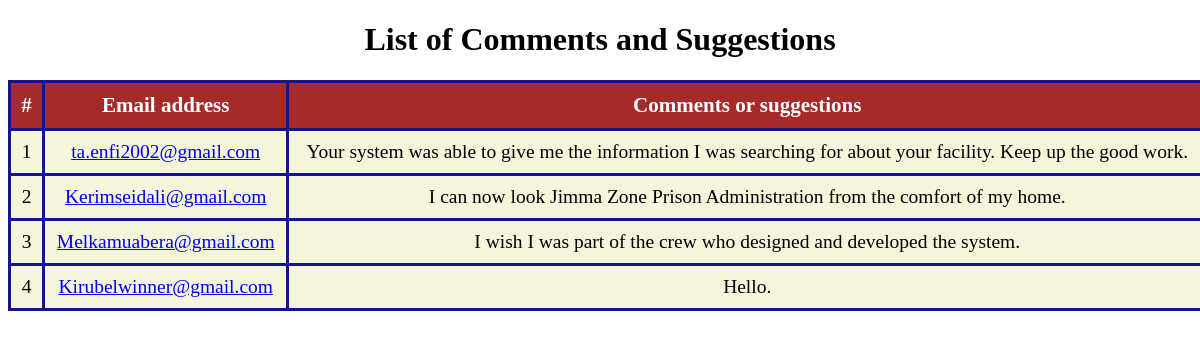
The app's page /backend/checkcomment.php with its own data.
### tables this page shows
CREATE TABLE `comments` (
  `#` int(11) NOT NULL,
  `email_address` varchar(60) NOT NULL,
  `comments` varchar(1500) NOT NULL
);

### backend/checkcomment.php (the view, shortened to what this page needs)
<!DOCTYPE html>
<html lang="en">
<head>
</head>
<body>
    <h1>List of Comments and Suggestions</h1>
    <table>
        <tr>
            <th>#</th>
            <th>Email address</th>
            <th>Comments or suggestions</th>
        </tr>
        <?php
        include 'connection.php';
        $mark = "SELECT * FROM comments";
        $contain = mysqli_query($con, $mark);
        while ($watch = mysqli_fetch_assoc($contain)) {
            $no = $watch['#'];
            $em = $watch['email_address'];
            $com = $watch['comments'];
            echo '
            <tr>
                <td>' . $no . '</td>
                <td><a href="mailto:' . $em . '">' . $em . '</a></td>
                <td>' . $com . '</td>
            </tr>';
        }
        ?>
    </table>
</body>
</html>

### backend/checkcomment.php (style rules this page uses)
h1 { text-align: center; }
table { margin-left: auto; margin-right: auto; text-align: center; width: 1200px; }
table, th, td { border: 3px solid rgb(20, 20, 140); border-collapse: collapse; }
th, td { padding: 10px; }
th { font-size: 21px; background-color: brown; color: white; }
td { font-size: 19.5px; background-color: beige; }

### records on screen
comments: value "1", email_address "ta.enfi2002@gmail.com", comments "Your system was able to give me the information I was searching for about your facility. Keep up the good work."
comments: value "2", email_address "Kerimseidali@gmail.com", comments "I can now look Jimma Zone Prison Administration from the comfort of my home."
comments: value "3", email_address "Melkamuabera@gmail.com", comments "I wish I was part of the crew who designed and developed the system."
comments: value "4", email_address "Kirubelwinner@gmail.com", comments "Hello."
